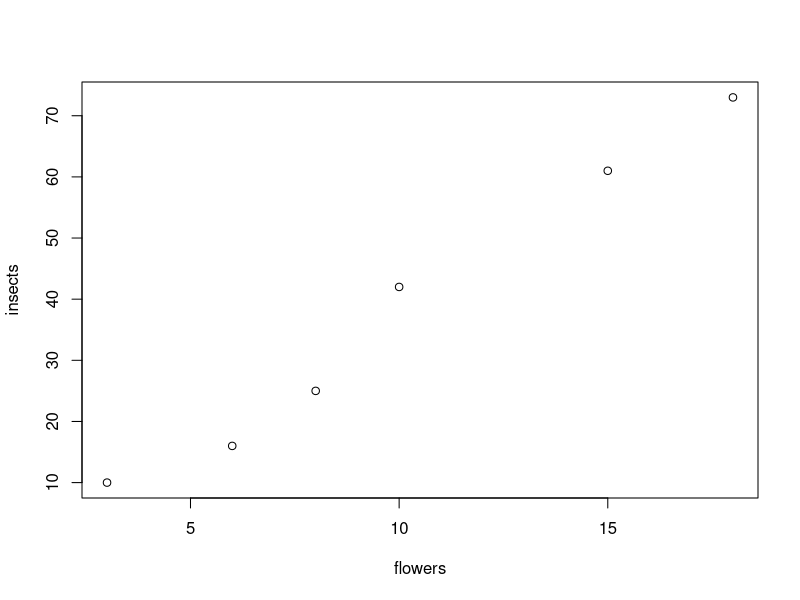
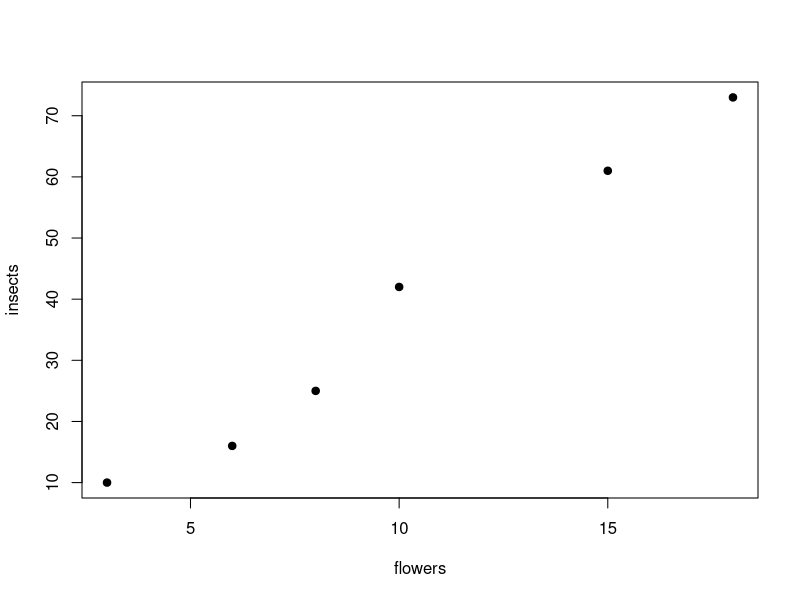
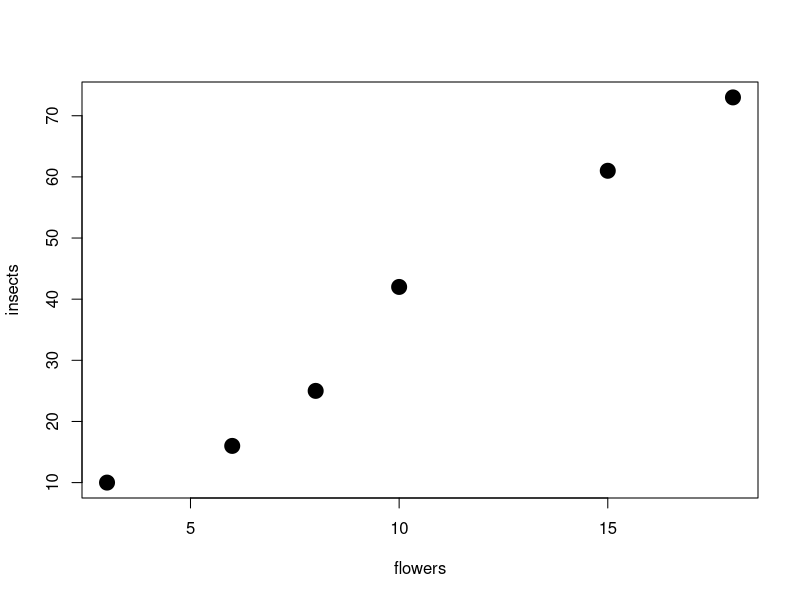
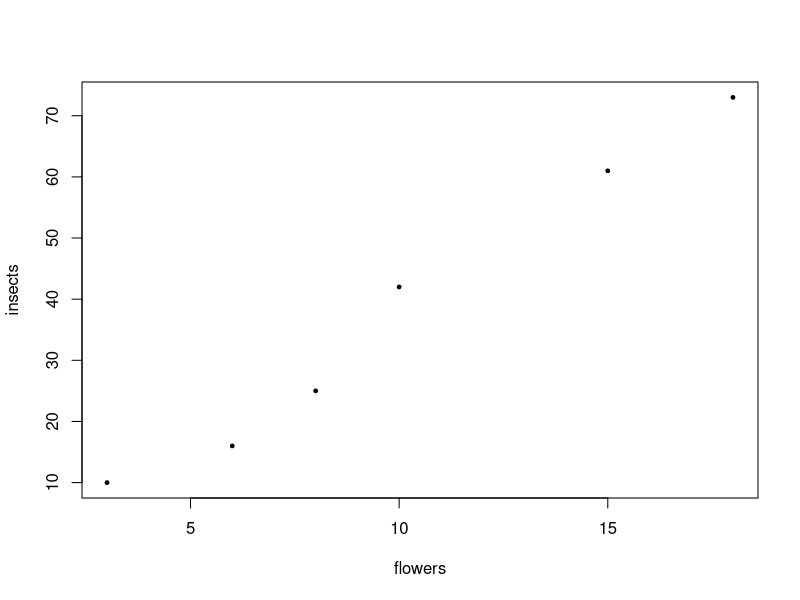
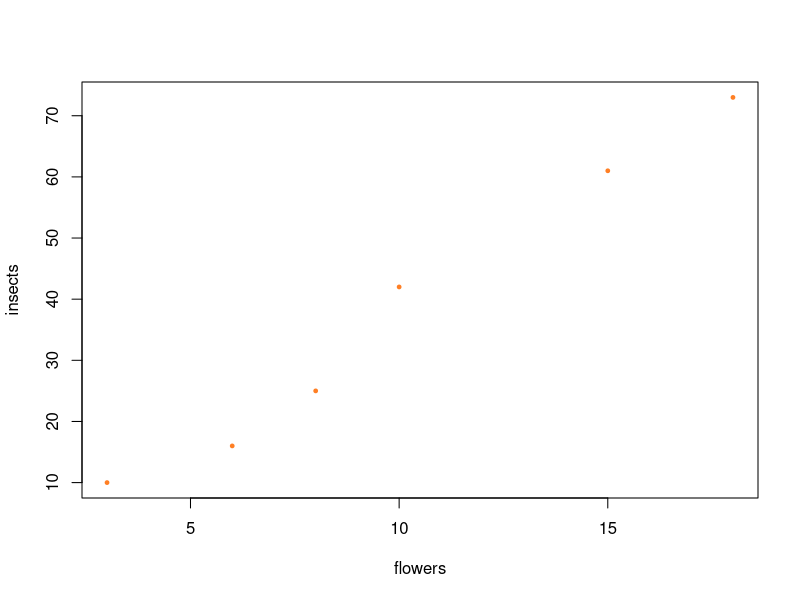

Write the R code that produced these figures, in order.
#commento. First R script
#R as a calculator
a <- 6*7
b <- 5*8
a + b
#array: vettore di dati
#IMPORTANTE COMMENTARE per l'esame
#Arrays=vettori, serie di dati concatenati insieme
flowers <- c(3, 6, 8, 10, 15, 18)
#c mi permette di concatenare i numeri in una funzione
#in R le funzioni contengono le parentesi
#i fiori sono i nostri oggetti a cui gli assegnamo gli argomenti, vettore che mi dice quanti fiori ho nei vari plot
flowers
insects <- c(10, 16, 25, 42, 61, 73)
insects
#posso mettere in relazione questi numeri, prendo ogni singola misura fatta nei plot e li metto in corrispondenza l'uno con l'altro
plot(flowers, insects)
#prima si mette la variabile delle ascisse (X) e poi quella delle ordinate (Y)
#point character: pch, tutti i simboli
#cambio i parametri del plot

#symbols
plot(flowers, insects, pch=19)
#si può variare la dimensione di questi simboli->chex= character esageration
#symbol dimensions
plot(flowers, insects, pch=19, cex=2)
#posso diminuire la dimensione, i cex<1
plot(flowers, insects, pch=19, cex=0.5)
#In R il separatore decimale è il punto e possiamo scriverlo sia come 0.5 sia .5
#posso anche variare il colore= col
plot(flowers, insects, pch=19, cex=0.5, col="chocolate1")
#salvare script: commit changes
